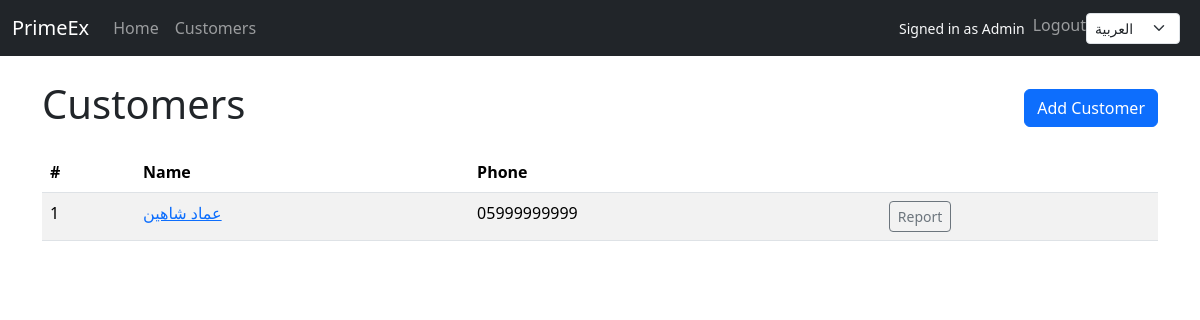
The page /en/customers/ (signed in) on the database as committed earlier.
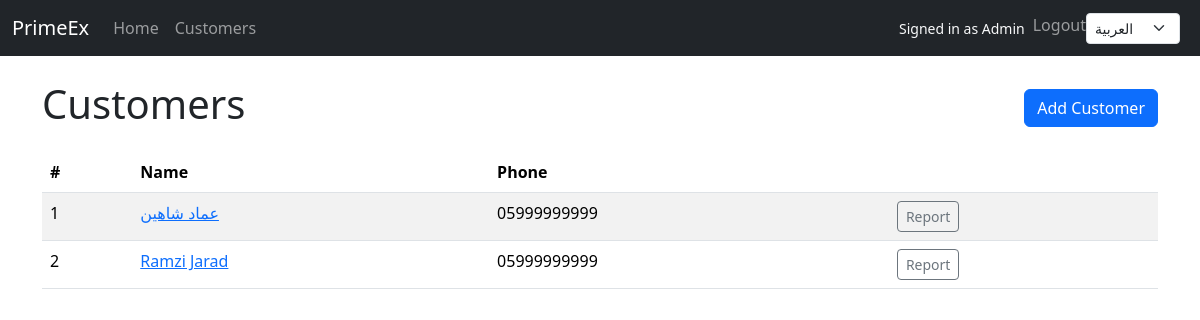
The same page on the database as committed later.
### cashbox/models.py (models this page shows, shortened)
class Customer(models.Model):
    name = models.CharField(max_length=200)
    phone = models.CharField(max_length=50, blank=True)
    created_at = models.DateTimeField(auto_now_add=True)

### cashbox/views.py (the view)
# urls.py: path("customers/", CustomerListView.as_view(), name="customer_list"),
class CustomerListView(LoginRequiredMixin, ListView):
    model = Customer
    paginate_by = 20
    template_name = "cashbox/customer_list.html"

### cashbox/context_processors.py (called while the page is built)
def nav_customers(request):
    customers = Customer.objects.all().only("id", "name").order_by("name")
    return {"nav_customers": customers}

### templates/cashbox/customer_list.html
{% extends "base.html" %}
{% load i18n humanize %}
{% block content %}
<div class="d-flex justify-content-between align-items-center mb-3">
  <h1>{% trans "Customers" %}</h1>
  {% if perms.cashbox.add_customer %}
    <a class="btn btn-primary" href="{% url 'customer_create' %}">{% trans "Add Customer" %}</a>
  {% endif %}
  </div>
<div class="table-responsive">
  <table class="table table-striped">
    <thead>
      <tr>
        <th>#</th>
        <th>{% trans "Name" %}</th>
        <th>{% trans "Phone" %}</th>
        <th></th>
      </tr>
    </thead>
    <tbody>
      {% for obj in object_list %}
      <tr>
        <td>{{ forloop.counter }}</td>
        <td><a href="{% url 'customer_report' obj.pk %}">{{ obj.name }}</a></td>
        <td>{{ obj.phone }}</td>
        <td>
          <a class="btn btn-sm btn-outline-secondary" href="{% url 'customer_report' obj.pk %}">{% trans "Report" %}</a>
        </td>
      </tr>
      {% empty %}
      <tr><td colspan="4" class="text-center text-muted">{% trans "No customers yet." %}</td></tr>
      {% endfor %}
    </tbody>
  </table>
</div>
{% endblock %}

Rows that differ between the two databases and show on the page:
added Customer: name "Ramzi Jarad", phone "05999999999"
